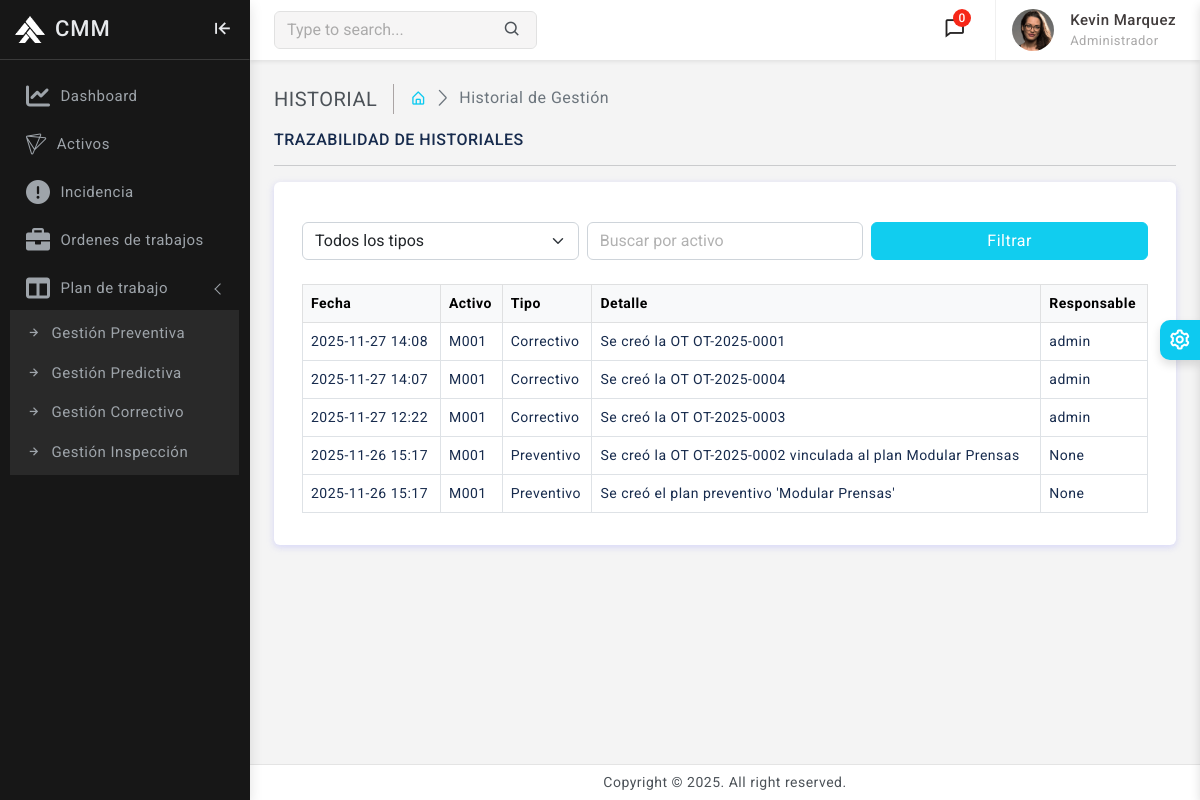
The page /historiales/Historial (signed in) on the database as committed earlier.
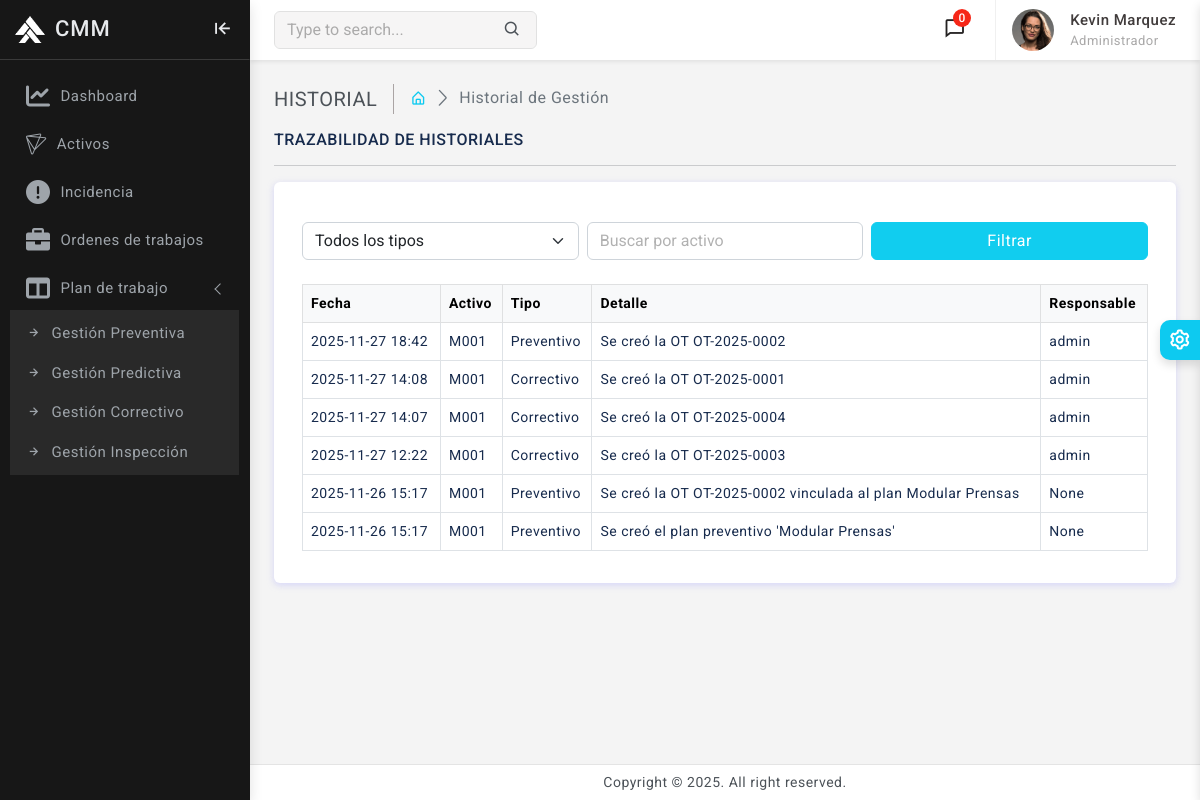
The same page on the database as committed later.
### usuarios/models.py (models this page shows, shortened)
class PerfilUsuario(models.Model):
    usuario     = models.OneToOneField(Usuario, on_delete=models.CASCADE)
    nombre      = models.CharField(max_length=50)
    apellido    = models.CharField(max_length=50)
    documento   = models.IntegerField(unique=True)
    telefono    = models.IntegerField(unique=True)
    cargo       = models.ForeignKey(Cargo, on_delete=models.CASCADE, related_name="Cargo")
    def full_name(self):
        return f'{self.nombre} {self.apellido}'

class Cargo(models.Model):
    CARGO_CHOICES = [
        ('Administrador', 'Administrador'),
        ('Supervisor', 'Supervisor'),
        ('Tecnico', 'Tecnico'),
    ]
    cargo  = models.CharField(max_length=50, choices=CARGO_CHOICES, default='Tecnico')
    def __str__(self):
        return self.cargo

class Usuario(AbstractBaseUser, PermissionsMixin):
    username                = models.CharField(max_length=50, unique=True)
    email                   = models.EmailField(max_length=100, unique=True)
    date_joined             = models.DateTimeField(auto_now_add=True)
    last_login              = models.DateTimeField(auto_now_add=True)
    is_staff                = models.BooleanField(default=False)
    is_active               = models.BooleanField(default=False)
    is_superuser            = models.BooleanField(default=False)
    USERNAME_FIELD = 'username'
    REQUIRED_FIELDS = ['email']
    objects = MyAccountManager()
    def __str__(self):
        return self.username

### historial/models.py (models this page shows, shortened)
class HistorialGestion(models.Model):
    MMT_TIPO_CHOICES = [
        ('preventivo', 'Preventivo'),
        ('predictivo', 'Predictivo'),
        ('correctivo', 'Correctivo'),
        ('inspeccion', 'Inspección'),
    ]
    activo = models.ForeignKey(Activo, on_delete=models.CASCADE, related_name='activo_historial', verbose_name="Activo")
    fecha_evento = models.DateTimeField(auto_now_add=True)
    referencia_id = models.PositiveIntegerField() # Código del plan u OT
    mmt_tipo = models.CharField(max_length=20, choices=MMT_TIPO_CHOICES, db_index=True, verbose_name="Tipo de mantenimiento")
    detalle_evento = models.TextField(verbose_name="Detalle del evento")
    usuario = models.ForeignKey(settings.AUTH_USER_MODEL, on_delete=models.SET_NULL, null=True, blank=True, related_name='historial_user')
    class Meta:
        verbose_name = 'Historial de gestión'
        verbose_name_plural = 'Historiales de gestión'
        ordering = ['-fecha_evento']
        indexes = [
            models.Index(fields=['mmt_tipo', 'fecha_evento']),
            models.Index(fields=['activo', 'fecha_evento']),
        ]

### activos/models.py (models this page shows, shortened)
class Activo(models.Model):
    ESTADOS_OPERATIVOS_CHOICES = [
        ('operativo', 'Operativo'),
        ('inoperativo', 'Inoperativo'),
        ('mantenimiento', 'En mantenimiento'),
        ('retirado', 'Retirado'),
    ]
    codigo = models.CharField(max_length=50, unique=True, db_index=True)
    nombre = models.CharField(max_length=120)
    tipo = models.CharField(max_length=60, db_index=True)
    ubicacion = models.CharField(max_length=120, db_index=True)
    estado_operativo = models.CharField(max_length=20, choices=ESTADOS_OPERATIVOS_CHOICES, default='operativo', db_index=True)
    fecha_registro = models.DateTimeField(auto_now_add=True)
    class Meta:
        verbose_name = 'Activo'
        verbose_name_plural = 'Activos'
        indexes = [
            models.Index(fields=['tipo']),
            models.Index(fields=['ubicacion']),
            models.Index(fields=['estado_operativo']),
        ]
        constraints = [
            models.UniqueConstraint(fields=['codigo'], name='uq_activo_codigo'),
        ]

### historial/views.py (the view)
# urls.py: path('Historial', views.trazabilidad_historial, name='historial'),
@login_required(login_url='login')
def trazabilidad_historial(request):
    historial = HistorialGestion.objects.select_related('activo').order_by('-fecha_evento')
    tipo_filtro = request.GET.get('tipo')
    activo_filtro = request.GET.get('activo')
    if tipo_filtro:
        historial = historial.filter(mmt_tipo=tipo_filtro)
    if activo_filtro:
        historial = historial.filter(activo__codigo__icontains=activo_filtro)
    return render(request, 'historial/historial.html', {
        'historial': historial,
        'tipos': HistorialGestion.MMT_TIPO_CHOICES,
    })

### CMM/context_processors.py (called while the page is built)
def global_context(request):
    user = None
    perfil = None
    if request.user.is_authenticated:
        user = request.user
        perfil = PerfilUsuario.objects.filter(usuario=request.user).first()
    return {
        'perfil': perfil,
        'user': user,
    }

### templates/historial/historial.html (shortened to what this page needs)
{% extends 'base.html' %}
{% block content %}
    <div class="page-wrapper">
        <div class="page-content">
            <div class="page-breadcrumb d-none d-sm-flex align-items-center mb-3">
                <div class="breadcrumb-title pe-3">HISTORIAL</div>
                <div class="ps-3">
                    <nav aria-label="breadcrumb">
                        <ol class="breadcrumb mb-0 p-0">
                            <li class="breadcrumb-item"><a href="{% url 'home' %}"><i class="bx bx-home-alt text-info"></i></a></li>
                            <li class="breadcrumb-item active" aria-current="page">Historial de Gestión</li>
                        </ol>
                    </nav>
                </div>
            </div>
            <h6 class="mb-0 text-uppercase">Trazabilidad de Historiales</h6>
            <hr />
            <div class="card">
                <div class="card-body">
                   <div class="container mt-4">
                        <form method="get" class="row g-2 mb-4">
                            <div class="col-md-4">
                                <select name="tipo" class="form-select">
                                    <option value="">Todos los tipos</option>
                                </select>
                            </div>
                            <div class="col-md-4">
                                <input type="text" name="activo" class="form-control" placeholder="Buscar por activo" value="{{ request.GET.activo }}">
                            </div>
                            <div class="col-md-4">
                                <button type="submit" class="btn btn-info w-100">Filtrar</button>
                            </div>
                        </form>
                        <table class="table table-bordered table-hover">
                            <thead class="table-light">
                                <tr>
                                    <th>Fecha</th>
                                    <th>Activo</th>
                                    <th>Tipo</th>
                                    <th>Detalle</th>
                                    <th>Responsable</th>
                                </tr>
                            </thead>
                            <tbody>
                                {% for registro in historial %}
                                <tr>
                                    <td>{{ registro.fecha_evento|date:"Y-m-d H:i" }}</td>
                                    <td>{{ registro.activo.codigo }}</td>
                                    <td>{{ registro.get_mmt_tipo_display }}</td>
                                    <td>{{ registro.detalle_evento }}</td>
                                    <td>{{ registro.usuario }}</td>
                                </tr>
                                {% empty %}
                                <tr>
                                    <td colspan="5" class="text-center text-muted">No hay registros disponibles.</td>
                                </tr>
                                {% endfor %}
                            </tbody>
                        </table>
                    </div>
                </div>
            </div>
        </div>
    </div>
{% endblock %}

### templates/base.html (shortened to what this page needs)
{% load static %}
<!doctype html>
<html lang="en" class="semi-dark">
<head>
	<link href="{% static 'plugins/vectormap/jquery-jvectormap-2.0.2.css' %}" rel="stylesheet" />
	<link href="{% static 'plugins/simplebar/css/simplebar.css' %}" rel="stylesheet" />
	<link href="{% static 'plugins/perfect-scrollbar/css/perfect-scrollbar.css' %}" rel="stylesheet" />
	<link href="{% static 'plugins/metismenu/css/metisMenu.min.css' %}" rel="stylesheet" />
	<link href="{% static 'plugins/smart-wizard/css/smart_wizard_all.min.css' %}" rel="stylesheet" type="text/css" />
	<link href="{% static 'css/pace.min.css' %}" rel="stylesheet" />
	<link href="{% static 'css/bootstrap.min.css' %}" rel="stylesheet">
	<link href="{% static 'css/bootstrap-extended.css' %}" rel="stylesheet">
	<link href="{% static 'css/app.css' %}" rel="stylesheet">
	<link href="{% static 'css/icons.css' %}" rel="stylesheet">
	<link rel="stylesheet" href="{% static 'css/dark-theme.css' %}" />
	<link rel="stylesheet" href="{% static 'css/semi-dark.css' %}" />
	<link rel="stylesheet" href="{% static 'css/header-colors.css' %}" />
	<link href="{% static 'plugins/datatable/css/dataTables.bootstrap5.min.css' %}" rel="stylesheet" />
	<link href="{% static 'css/style.css' %}" rel="stylesheet">
	<link href="https://cdnjs.cloudflare.com/ajax/libs/font-awesome/6.0.0-beta3/css/all.min.css" rel="stylesheet">
	<link rel="stylesheet" href="https://cdn.jsdelivr.net/npm/bootstrap4-duallistbox@4.0.2/dist/bootstrap-duallistbox.min.css">
</head>
<body>
	<div class="wrapper">
		{% include 'includes/alerts.html' %}
		{% include 'includes/dashboard_sidebar.html' %}
		{% include 'includes/navbar.html' %}
		{% include 'includes/switcher.html' %}
		{% block content %}{% endblock %}
		{% include 'includes/footer.html' %}
	</div>
</body>
</html>

### templates/includes/alerts.html (shortened to what this page needs)
<!DOCTYPE html>
<html lang="en">
    <head>
        <link rel="stylesheet" href="//cdn.jsdelivr.net/npm/alertifyjs@1.13.1/build/css/alertify.min.css"/>
        <link rel="stylesheet" href="//cdn.jsdelivr.net/npm/alertifyjs@1.13.1/build/css/themes/default.min.css"/>
    </head>
    <body>
    </body>
</html>

### templates/includes/dashboard_sidebar.html (shortened to what this page needs)
{% load static %}
<div class="sidebar-wrapper" data-simplebar="true">
    <div class="sidebar-header">
        <div>
            <img src="{% static 'images/logo-icon.png' %}" class="logo-icon" alt="logo icon">
        </div>
        <div>
            <h4 class="logo-text">CMM</h4>
        </div>
        <div class="toggle-icon ms-auto"><i class='bx bx-arrow-to-left'></i>
        </div>
    </div>
    <ul class="metismenu" id="menu">
        <li>
            <a href="{% url 'home' %}">
                <div class="parent-icon"><i class='fas fa-chart-line'></i></div>
                <div class="menu-title">Dashboard</div>
            </a>
        </li>
        {% if role != 'Tecnico' %}
        <li>
            <a href="{% url 'activos' %}">
                <div class="parent-icon"><i class="fab fa-pushed"></i>
                </div>
                <div class="menu-title">Activos</div>
            </a>
        </li>
        {% endif %}
        <li>
            <a href="{% url 'incidencias' %}">
                <div class="parent-icon"> <i class="fas fa-exclamation-circle"></i>
                </div>
                <div class="menu-title">Incidencia</div>
            </a>
        </li>
        <li>
            <a href="{% url 'orden_trabajo' %}">
                <div class="parent-icon"><i class="fas fa-briefcase"></i>
                </div>
                <div class="menu-title">Ordenes de trabajos</div>
            </a>
        </li>
        {% if role != 'Tecnico' %}
        <li>
            <a href="#" class="has-arrow">
                <div class="parent-icon"><i class="fas fa-columns"></i>
                </div>
                <div class="menu-title">Plan de trabajo</div>
            </a>
            <ul>
                <li> <a href="{% url 'plan_gestion' 'Preventivo' %}"><i class="bx bx-right-arrow-alt"></i>Gestión
                        Preventiva</a> </li>
                <li> <a href="{% url 'plan_gestion' 'Predictivo'%}"><i class="bx bx-right-arrow-alt"></i>Gestión
                        Predictiva</a> </li>
                <li> <a href="{% url 'plan_gestion' 'Correctivo'%}"><i class="bx bx-right-arrow-alt"></i>Gestión
                        Correctivo</a> </li>
                <li> <a href="{% url 'plan_gestion' 'Inspeccion'%}"><i class="bx bx-right-arrow-alt"></i>Gestión
                        Inspección</a> </li>
            </ul>
        </li>
        {% endif %}
    </ul>
</div>

### templates/includes/navbar.html (shortened to what this page needs)
{% load static %}
<header>
    <div class="topbar d-flex align-items-center">
        <nav class="navbar navbar-expand">
            <div class="search-bar flex-grow-1">
                <div class="position-relative search-bar-box">
                    <input type="text" class="form-control search-control" placeholder="Type to search..."> <span class="position-absolute top-50 search-show translate-middle-y"><i class='bx bx-search'></i></span>
                </div>
            </div>
            <div class="top-menu ms-auto">
                <ul class="navbar-nav align-items-center">
                    <li class="nav-item dropdown dropdown-large">
                        <a class="nav-link dropdown-toggle dropdown-toggle-nocaret position-relative" href="#" role="button" data-bs-toggle="dropdown" aria-expanded="false"> <span class="alert-count">0</span>
                            <i class='bx bx-comment'></i>
                        </a>
                    </li>
                </ul>
            </div>
            <div class="user-box dropdown">
                <a class="d-flex align-items-center nav-link dropdown-toggle dropdown-toggle-nocaret" href="#" role="button" data-bs-toggle="dropdown" aria-expanded="false">
                    <img src="{% static 'images/avatars/avatar-2.png' %}" class="user-img" alt="user avatar">
                    <div class="user-info ps-3">
                        <p class="user-name mb-0"> {{perfil.full_name}} </p>
                        <p class="designattion mb-0">{{perfil.cargo}}</p>
                    </div>
                </a>
            </div>
        </nav>
    </div>
</header>

### templates/includes/switcher.html (shortened to what this page needs)
{% load static %}
<div class="switcher-wrapper">
    <div class="switcher-btn"> <i class='bx bx-cog bx-spin'></i>
    </div>
</div>

### templates/includes/footer.html
{% load static %}
<footer class="page-footer">
    <p class="mb-0">Copyright © 2025. All right reserved.</p>
</footer>

### CMM/static/css/semi-dark.css (style rules this page uses)
html.semi-dark .sidebar-wrapper { background: #171717; border-right: 1px solid #e4e4e400 }
html.semi-dark .sidebar-wrapper .sidebar-header { background: #171717; border-right: 1px solid #e4e4e400; border-bottom: 1px solid rgb(255 255 255 / 15%) }
html.semi-dark .sidebar-wrapper .sidebar-header .logo-text { color: #e7e9ec }
html.semi-dark .sidebar-wrapper .sidebar-header .toggle-icon { color: #e7e9ec }
html.semi-dark .sidebar-wrapper .metismenu a { color: #9ea4aa }
html.semi-dark .sidebar-wrapper .metismenu ul { border: 1px solid #ffffff00; background: rgb(255 255 255 / 8%) }
html.semi-dark .logo-icon { filter: invert(1) grayscale(100%) brightness(200%) }

Rows that differ between the two databases and show on the page:
added HistorialGestion: fecha_evento "2025-11-27 18:42", activo.codigo "M001", mmt_tipo "Preventivo", detalle_evento "Se creó la OT OT-2025-0002", usuario "admin"
